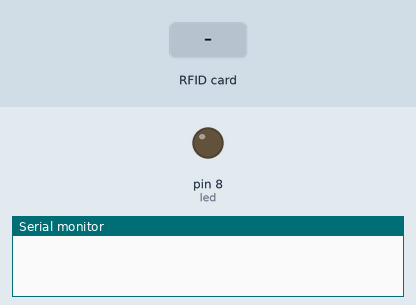
Simulated run of this sketch. Board: Arduino Mega 2560, built with avr-gcc and run on an emulated ATmega2560. Shown: output pins drawn as LEDs (lit = HIGH), the last lines printed to the serial monitor. Dashed ring = blinking. Inputs (shaded band) come from the test bench. Pins used as bus, display or sensor lines are not drawn.

Above: at 1.2 s.
1.3 s: RFID card 5E 7A 19 C4 held to the reader
At 1.7 s:
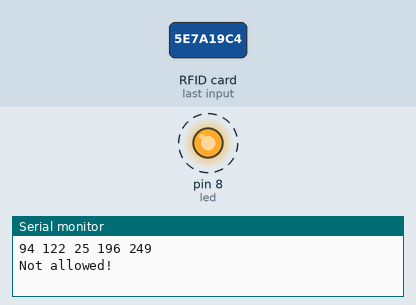
Timing chart, 0 to 4.3 s (numbered marks = the images above; inputs shaded):
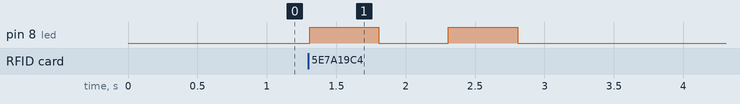

Measured:
- after the input at 1.3 s, pin 8 (led): alternates HIGH for 0.50 s and LOW for 0.50 s, 4 changes in all, then stays LOW, starting at once

The sketch:

vma405__mfrc522__test.ino
```cpp
/*
* edited by Velleman / Patrick De Coninck
* Read a card using a mfrc522 reader on your SPI interface
* Pin layout should be as follows (on Arduino Uno - Velleman VMA100):
* MOSI: Pin 11 / ICSP-4
* MISO: Pin 12 / ICSP-1
* SCK: Pin 13 / ISCP-3
* SS/SDA (MSS on Velleman VMA405) : Pin 10
* RST: Pin 9
* VCC: 3,3V (DO NOT USE 5V, VMA405 WILL BE DAMAGED IF YOU DO SO)
* GND: GND on Arduino UNO / Velleman VMA100
* IRQ: not used
*/

#include <SPI.h>
#include <RFID.h>

#define SS_PIN 53
#define RST_PIN 5

RFID rfid(SS_PIN,RST_PIN);


int power = 7;
int led = 8;
int serNum[5];
/*
* This integer should be the code of your card/tag.
*/
int cards [2][5] = {{152, 200, 183, 137, 110}, {8, 255, 26, 18, 255}};

bool access = false;

void setup(){

    Serial.begin(115200);
    SPI.begin();
    rfid.init();
/*
* define VMA100 (UNO) pins 7 & 8 as outputs and put them LOW
*/
    pinMode(led, OUTPUT);
    pinMode (power,OUTPUT);
    digitalWrite(led, LOW);
    digitalWrite (power,LOW);

}

void loop(){

    if(rfid.isCard()){

        if(rfid.readCardSerial()){
            Serial.print(rfid.serNum[0]);
            Serial.print(" ");
            Serial.print(rfid.serNum[1]);
            Serial.print(" ");
            Serial.print(rfid.serNum[2]);
            Serial.print(" ");
            Serial.print(rfid.serNum[3]);
            Serial.print(" ");
            Serial.print(rfid.serNum[4]);
            Serial.println("");

            for(int x = 0; x < sizeof(cards); x++){
              for(int i = 0; i < sizeof(rfid.serNum); i++ ){
                  if(rfid.serNum[i] != cards[x][i]) {
                      access = false;
                      break;
                  } else {
                      access = true;
                  }
              }
              if(access) break;
            }

        }

       if(access){
           Serial.println("Welcome Velleman ");
/*
* Valid card : Switch ON the LED for 1000 ms (1 second)
*/
           digitalWrite(led, HIGH);
           delay(1000);
/*
* Valid card : Switch ON the POWER PIN for 2000 ms (2 seconds)), the POWER PIN can activate for example a relais, controlling a doorlock)
*/
           digitalWrite(power, HIGH);
           delay(2000);
           digitalWrite(power, LOW);
           digitalWrite(led, LOW);
           access = false;

      } else {
/*
* NON-Valid card : switch ON and OFF the LED twice for 0,5 seconds
*/
           Serial.println("Not allowed!");
           digitalWrite(led, HIGH);
           delay(500);
           digitalWrite(led, LOW);
           delay(500);
           digitalWrite(led, HIGH);
           delay(500);
           digitalWrite(led, LOW);
       }
    }


    rfid.halt();

}
```
